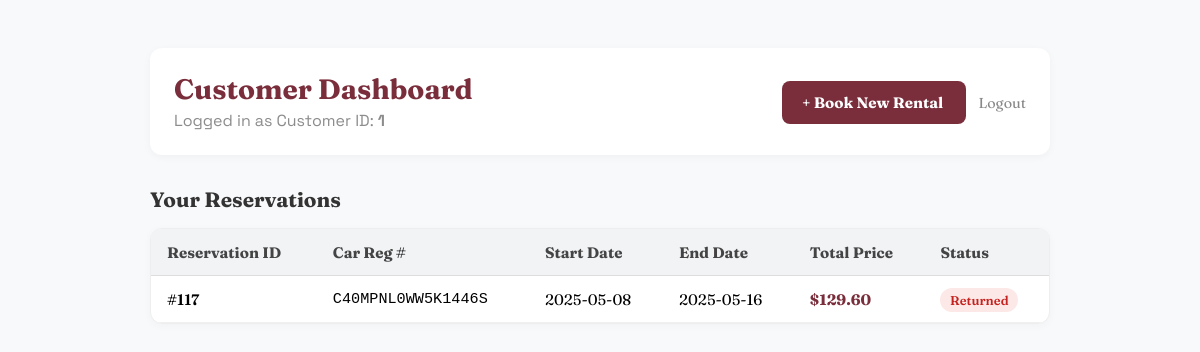
The page /customer/dashboard (signed in) on the database as committed earlier.
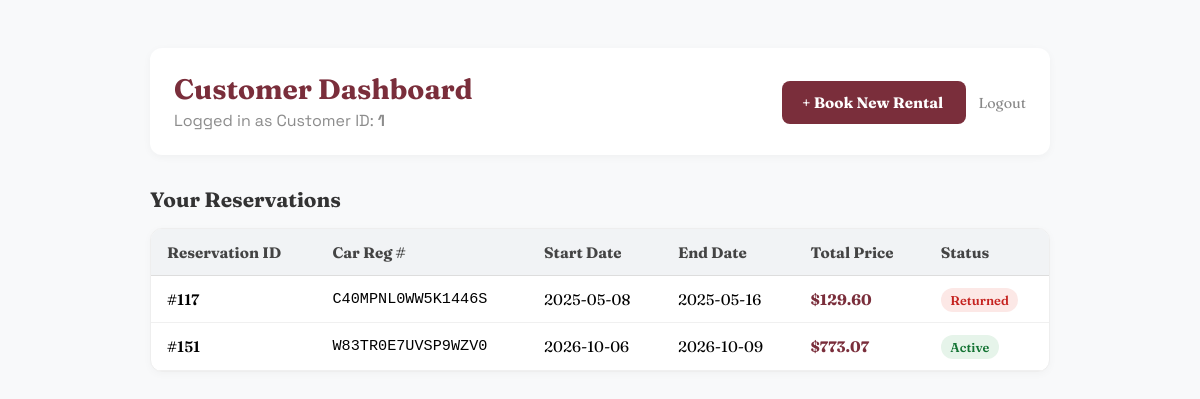
The same page on the database as committed later.
### tables this page shows
CREATE TABLE rentals (
        id INTEGER PRIMARY KEY AUTOINCREMENT,
        customer_id INTEGER NOT NULL,
        car_reg_num TEXT NOT NULL,
        start_date TEXT NOT NULL,
        end_date TEXT NOT NULL,
        total_price REAL NOT NULL,
        status TEXT NOT NULL,
        FOREIGN KEY (car_reg_num) REFERENCES vehicles (reg_num),
        FOREIGN KEY (customer_id) REFERENCES customers (id)
    );

### car_rental/routes/customer.py (the view)
@customer_bp.route("/dashboard")
def dashboard():
    raw_customer_id = session.get("customer_id")
    if not raw_customer_id:
        return redirect(url_for("customer.login"))
    try:
        search_id = int(raw_customer_id)
    except (ValueError, TypeError):
        search_id = raw_customer_id
    rentals = db.load_reservations(parameters={"customer_id": search_id})
    return render_template(
        "customer/dashboard.html",
        customer_id=raw_customer_id,
        rentals=rentals
    )

### car_rental/database.py (called while the page is built)
    def _load(self, table: str, parameters: Optional[dict[str, Any]] = None) -> list[dict]:
        query = f"SELECT * FROM {table}"
        values = ()
        if parameters:
            conditions = " AND ".join(f"{key} = ?" for key in parameters)
            query += f" WHERE {conditions}"
            values = tuple(parameters.values())
        cur = self.conn.execute(query, values)
        return [dict(row) for row in cur.fetchall()]

    def load_reservations(self, parameters: Optional[dict[str, Any]] = None) -> list[dict]:
        return self._load("rentals", parameters)

### car_rental/templates/customer/dashboard.html (shortened to what this page needs)
{% extends "base.html" %}
{% block content %}
<main class="placeholder" style="justify-content: flex-start; padding: 3rem 1.5rem; background: #f8f9fa;">
  <div style="max-width: 900px; width: 100%; margin: 0 auto; text-align: left;">
    <div style="display: flex; justify-content: space-between; align-items: center; margin-bottom: 2rem; background: white; padding: 1.5rem; border-radius: 12px; box-shadow: 0 2px 8px rgba(0,0,0,0.04);">
      <div>
        <h1 style="color: var(--customer-accent); margin: 0; font-size: 1.75rem;">Customer Dashboard</h1>
        <p style="color: #666; margin: 0.25rem 0 0;">Logged in as Customer ID: <strong>{{ customer_id }}</strong></p>
      </div>
      <div>
        <a href="{{ url_for('customer.browse_vehicles') }}" style="background: var(--customer-accent); color: white; padding: 0.75rem 1.25rem; border-radius: 8px; text-decoration: none; font-weight: 700; font-size: 0.95rem;">
          + Book New Rental
        </a>
        <a href="{{ url_for('customer.login') }}" style="margin-left: 0.75rem; color: #888; text-decoration: none; font-size: 0.9rem;">Logout</a>
      </div>
    </div>
    <h2 style="color: #333; font-size: 1.3rem; margin-bottom: 1rem;">Your Reservations</h2>
    <div style="background: white; border-radius: 12px; border: 1px solid #eee; overflow: hidden; box-shadow: 0 2px 8px rgba(0,0,0,0.03);">
      {% if rentals %}
        <table style="width: 100%; border-collapse: collapse; text-align: left; font-size: 0.95rem;">
          <thead>
            <tr style="background: #f1f3f5; color: #444; border-bottom: 1px solid #ddd;">
              <th style="padding: 0.85rem 1rem;">Reservation ID</th>
              <th style="padding: 0.85rem 1rem;">Car Reg #</th>
              <th style="padding: 0.85rem 1rem;">Start Date</th>
              <th style="padding: 0.85rem 1rem;">End Date</th>
              <th style="padding: 0.85rem 1rem;">Total Price</th>
              <th style="padding: 0.85rem 1rem;">Status</th>
            </tr>
          </thead>
          <tbody>
            {% for r in rentals %}
              <tr style="border-bottom: 1px solid #f0f0f0;">
                <td style="padding: 0.85rem 1rem; font-weight: 600;">#{{ r.id }}</td>
                <td style="padding: 0.85rem 1rem; font-family: monospace;">{{ r.car_reg_num }}</td>
                <td style="padding: 0.85rem 1rem;">{{ r.start_date }}</td>
                <td style="padding: 0.85rem 1rem;">{{ r.end_date }}</td>
                <td style="padding: 0.85rem 1rem; font-weight: 700; color: var(--customer-accent);">${{ "%.2f"|format(r.total_price) }}</td>
                <td style="padding: 0.85rem 1rem;">
                  <span style="padding: 0.25rem 0.6rem; border-radius: 12px; font-size: 0.8rem; font-weight: 600; background: {{ '#e6f4ea' if r.status == 'active' else '#fce8e6' }}; color: {{ '#137333' if r.status == 'active' else '#c5221f' }};">
                    {{ r.status|capitalize }}
                  </span>
                </td>
              </tr>
            {% endfor %}
          </tbody>
        </table>
      {% endif %}
    </div>
  </div>
</main>
{% endblock %}

Rows that differ between the two databases and show on the page:
added rentals: id "151", car_reg_num "W83TR0E7UVSP9WZV0", start_date "2026-10-06", end_date "2026-10-09", total_price "773.07", status "Active"
